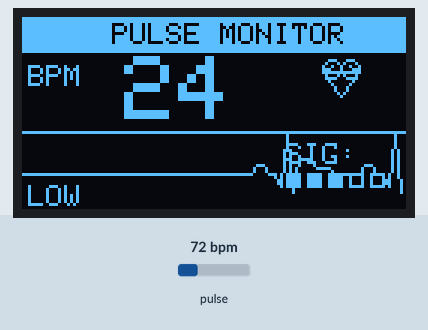
This sketch was run on a simulated Arduino Uno, built with avr-gcc and run on an emulated ATmega328P. On the bench: 128×64 one-colour display. Inputs (shaded band) come from the test bench; at power-on: pulse 72 bpm.

Above: at 3.28 s.
3.3 s: pulse set to 130 bpm
At 3.48 s:
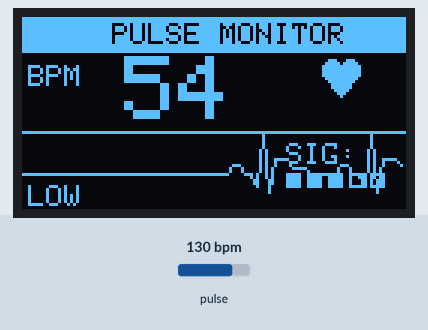
4.9 s: pulse set to 42 bpm
At 5.42 s:
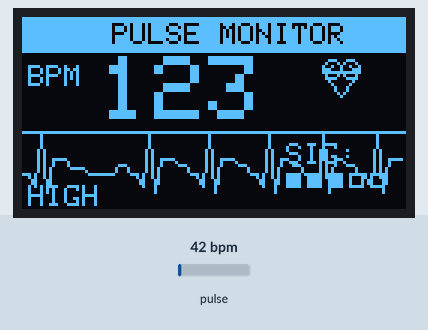
7.9 s: pulse set to 70 bpm
At 8.74 s:
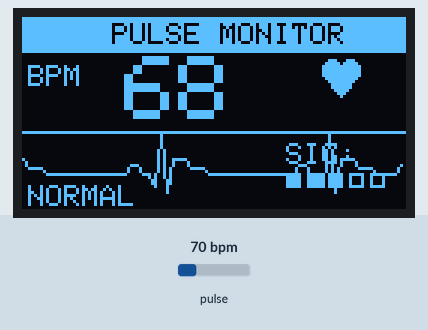

The sketch:

heartbeat.ino
```cpp
#include <Wire.h>
#include <Adafruit_GFX.h>
#include <Adafruit_SSD1306.h>
#include "MAX30105.h"
#include "heartRate.h"

#define SCREEN_WIDTH 128
#define SCREEN_HEIGHT 64
Adafruit_SSD1306 display(SCREEN_WIDTH, SCREEN_HEIGHT, &Wire, -1);

MAX30105 particleSensor;

const byte RATE_SIZE = 4;
byte rates[RATE_SIZE];
byte rateSpot = 0;
long lastBeat = 0;
float beatsPerMinute;
int beatAvg;

// ── Beat flash animation ──
bool heartBeat = false;
unsigned long beatFlashTime = 0;

// ── Fake ECG waveform buffer ──
#define ECG_WIDTH 64
int ecgBuffer[ECG_WIDTH];
int ecgIndex = 0;
bool beatTrigger = false;
int ecgPhase = 0;

// ── ECG waveform generator ──
// Simulates a simple PQRST-like shape on beat
int getECGSample() {
  if (beatTrigger) {
    ecgPhase = 1;
    beatTrigger = false;
  }
  int val = 0;
  if (ecgPhase > 0) {
    if      (ecgPhase <= 2)  val = 3;          // P wave
    else if (ecgPhase <= 4)  val = 0;
    else if (ecgPhase == 5)  val = -4;         // Q dip
    else if (ecgPhase == 6)  val = 20;         // R spike (tall)
    else if (ecgPhase == 7)  val = -6;         // S dip
    else if (ecgPhase <= 10) val = 5;          // T wave
    else if (ecgPhase <= 13) val = 2;
    else                     val = 0;
    ecgPhase++;
    if (ecgPhase > 20) ecgPhase = 0;
  }
  return val;
}

void setup() {
  Serial.begin(115200);

  if (!display.begin(SSD1306_SWITCHCAPVCC, 0x3C)) {
    Serial.println(F("SSD1306 allocation failed"));
    for (;;);
  }
  display.clearDisplay();
  display.setTextColor(WHITE);

  showSplash();

  if (!particleSensor.begin(Wire, I2C_SPEED_FAST)) {
    Serial.println("MAX30102 was not found.");
    while (1);
  }
  particleSensor.setup();
  particleSensor.setPulseAmplitudeRed(0x0A);

  // init ECG buffer flat
  for (int i = 0; i < ECG_WIDTH; i++) ecgBuffer[i] = 0;
}

void loop() {
  long irValue = particleSensor.getIR();
  bool fingerOn = irValue >= 50000;

  if (fingerOn && checkForBeat(irValue)) {
    long delta = millis() - lastBeat;
    lastBeat = millis();
    beatsPerMinute = 60 / (delta / 1000.0);

    if (beatsPerMinute < 255 && beatsPerMinute > 20) {
      rates[rateSpot++] = (byte)beatsPerMinute;
      rateSpot %= RATE_SIZE;
      beatAvg = 0;
      for (byte x = 0; x < RATE_SIZE; x++) beatAvg += rates[x];
      beatAvg /= RATE_SIZE;
    }

    // trigger animations
    heartBeat = true;
    beatFlashTime = millis();
    beatTrigger = true;
  }

  // turn off heart flash after 180ms
  if (millis() - beatFlashTime > 180) heartBeat = false;

  // push new ECG sample
  ecgBuffer[ecgIndex % ECG_WIDTH] = getECGSample();
  ecgIndex++;

  // draw display
  drawDisplay(irValue, fingerOn);
}

// ─── Main Display ──────────────────────────────────────────

void drawDisplay(long irValue, bool fingerOn) {
  display.clearDisplay();

  if (!fingerOn) {
    drawNoFinger();
  } else {
    drawHeartRateScreen(irValue);
  }

  display.display();
}

// ─── No Finger Screen ─────────────────────────────────────

void drawNoFinger() {
  // Outer border
  display.drawRoundRect(0, 0, 128, 64, 3, WHITE);

  // Title
  display.setTextSize(1);
  display.setCursor(28, 4);
  display.println("PULSE MONITOR");

  // Divider
  display.drawLine(1, 14, 126, 14, WHITE);

  // Pulsing finger icon (3 concentric arcs)
  int cx = 64, cy = 38;
  display.drawCircle(cx, cy, 6,  WHITE);
  display.drawCircle(cx, cy, 11, WHITE);
  display.drawCircle(cx, cy, 16, WHITE);
  display.fillCircle(cx, cy, 4, WHITE);

  // Message
  display.setTextSize(1);
  display.setCursor(20, 55);
  display.println("Place Finger On Sensor");
}

// ─── Heart Rate Screen ────────────────────────────────────

void drawHeartRateScreen(long irValue) {

  // ── Top bar ──
  display.fillRect(0, 0, 128, 12, WHITE);
  display.setTextColor(BLACK);
  display.setTextSize(1);
  display.setCursor(30, 2);
  display.print("PULSE MONITOR");
  display.setTextColor(WHITE);

  // ── BPM label ──
  display.setTextSize(1);
  display.setCursor(2, 16);
  display.print("BPM");

  // ── BPM value (large) ──
  display.setTextSize(3);
  if (beatAvg > 0) {
    int xPos = (beatAvg >= 100) ? 26 : 34;
    display.setCursor(xPos, 13);
    display.print(beatAvg);
  } else {
    display.setCursor(26, 13);
    display.print("--");
  }

  // ── Heart icon (flashes on beat) ──
  if (heartBeat) {
    drawHeartFilled(100, 14);
  } else {
    drawHeartOutline(100, 14);
  }

  // ── Divider ──
  display.drawLine(0, 38, 127, 38, WHITE);

  // ── ECG waveform (bottom strip) ──
  int baseline = 52;
  int startX   = 0;
  for (int i = 0; i < ECG_WIDTH - 1; i++) {
    int idx1 = (ecgIndex + i)     % ECG_WIDTH;
    int idx2 = (ecgIndex + i + 1) % ECG_WIDTH;
    int x1 = startX + i * 2;
    int x2 = startX + (i + 1) * 2;
    int y1 = baseline - ecgBuffer[idx1];
    int y2 = baseline - ecgBuffer[idx2];
    // clamp to display
    y1 = constrain(y1, 39, 63);
    y2 = constrain(y2, 39, 63);
    display.drawLine(x1, y1, x2, y2, WHITE);
  }

  // ── Signal strength dots ──
  int bars = map(constrain(irValue, 50000, 130000), 50000, 130000, 0, 5);
  display.setTextSize(1);
  display.setCursor(88, 42);
  display.print("SIG:");
  for (int i = 0; i < 5; i++) {
    if (i < bars) display.fillRect(88 + i * 7, 52, 5, 5, WHITE);
    else          display.drawRect(88 + i * 7, 52, 5, 5, WHITE);
  }

  // ── Status text ──
  display.setTextSize(1);
  display.setCursor(2, 56);
  if (beatAvg == 0) {
    display.print("Measuring...");
  } else if (beatAvg < 60) {
    display.print("LOW");
  } else if (beatAvg <= 100) {
    display.print("NORMAL");
  } else {
    display.print("HIGH");
  }
}

// ── Heart icons ──────────────────────────────────────────

void drawHeartFilled(int x, int y) {
  display.fillCircle(x + 3, y + 3, 3, WHITE);
  display.fillCircle(x + 9, y + 3, 3, WHITE);
  display.fillTriangle(x, y + 4, x + 12, y + 4, x + 6, y + 12, WHITE);
}

void drawHeartOutline(int x, int y) {
  display.drawCircle(x + 3, y + 3, 3, WHITE);
  display.drawCircle(x + 9, y + 3, 3, WHITE);
  display.drawTriangle(x, y + 4, x + 12, y + 4, x + 6, y + 12, WHITE);
  display.drawLine(x,      y + 4, x + 3, y + 2, WHITE);
  display.drawLine(x + 12, y + 4, x + 9, y + 2, WHITE);
}

void showSplash() {
  display.clearDisplay();
  display.drawRoundRect(0, 0, 128, 64, 3, WHITE);
  display.setTextSize(1);
  display.setCursor(28, 8);
  display.println("PULSE MONITOR");
  display.drawLine(1, 18, 126, 18, WHITE);
  drawHeartFilled(56, 22);
  display.setCursor(20, 42);
  display.println("Initializing...");
  display.display();
  delay(2000);
}
```
